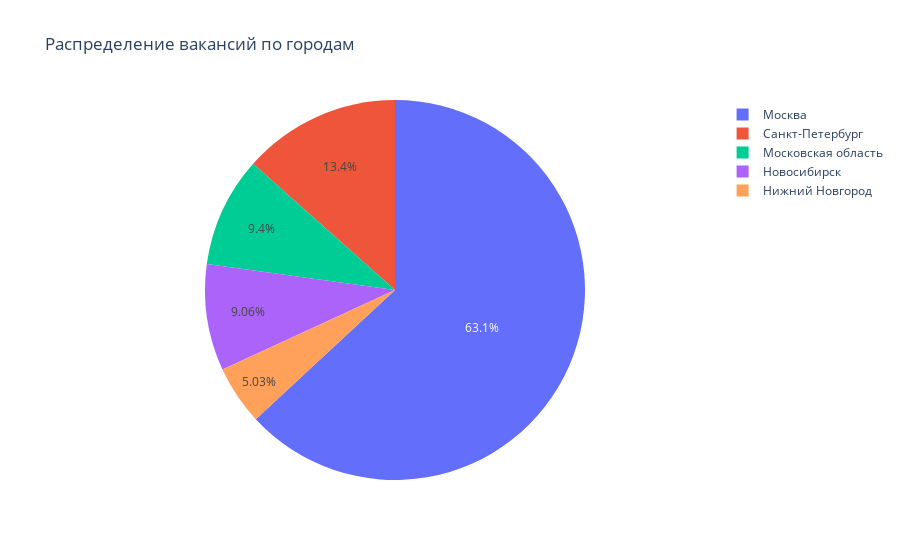

The notebook cell saved with this chart:
### Markdown cell above
### Вопрос 1. В каких городах больше всего вакансий для Data Scientists?

### Code cell
cities = df['address'].value_counts()[:5]

trace0 = go.Pie(
    name = "",
    values = cities.values,
    labels = cities.index,
    hovertemplate = "<b>%{label}</b><br>Доля: %{percent} </br>Количество: %{value} вакансий"
)
layout= go.Layout(
    title= 'Распределение вакансий по городам'
)
fig = go.Figure(data = [trace0], layout = layout)
fig.show()

### Figure 1 — Plotly figure (JSON) as saved in the notebook; plotly's stock layout.template omitted (floating-point values rounded to 4 significant figures)
{"data": [{"hovertemplate": "<b>%{label}</b><br>Доля: %{percent} </br>Количество: %{value} вакансий", "labels": ["Москва", "Санкт-Петербург", "Московская область", "Новосибирск", "Нижний Новгород"], "name": "", "type": "pie", "values": [188, 40, 28, 27, 15]}], "layout": {"title": {"text": "Распределение вакансий по городам"}}}
